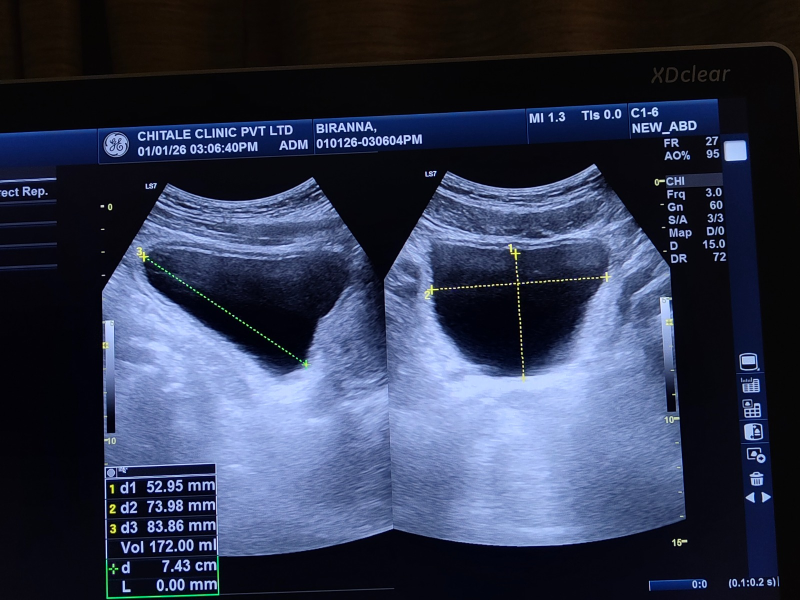
#> input picture image.png, 1600 x 1200 px (shown at 1/2 size)
$ python new.py
#> lines starting #> are read from the running program, lines starting #| are printed output that depends on the picture; after the words box and inside, x2 and y2 are one past the last pixel; in counts of white or black regions, pixels touching at a corner belong together
# =========================================================
# GEOMETRIC BLADDER VOLUME ESTIMATION
# Fully Automatic — tested against GE Logiq / XDclear images
# =========================================================

import cv2
import numpy as np
import pytesseract
import re
import os

# =========================================================
# TESSERACT PATH (Windows only — Linux/Mac: leave as-is)
# =========================================================
tesseract_path = r"C:\Program Files\Tesseract-OCR\tesseract.exe"
if os.path.exists(tesseract_path):
    pytesseract.pytesseract.tesseract_cmd = tesseract_path


# =========================================================
# ROI DETECTION  (unchanged from original)
# =========================================================
def auto_detect_roi(image):
    gray = cv2.cvtColor(image, cv2.COLOR_BGR2GRAY)
    edges = cv2.Canny(gray, 50, 150)
    kernel = np.ones((5, 5), np.uint8)
    edges = cv2.dilate(edges, kernel, iterations=2)
    contours, _ = cv2.findContours(edges, cv2.RETR_EXTERNAL, cv2.CHAIN_APPROX_SIMPLE)
    h, w = gray.shape
    valid = []
    for cnt in contours:
        area = cv2.contourArea(cnt)
        x, y, cw, ch = cv2.boundingRect(cnt)
        if area > 0.01 * h * w and ch > h * 0.35 and cw > w * 0.15:
            valid.append(cnt)
    valid = sorted(valid, key=cv2.contourArea, reverse=True)[:2]
    if len(valid) == 0:
        raise ValueError("ROI detection failed")
    x_min, y_min = 99999, 99999
    x_max, y_max = 0, 0
    for cnt in valid:
        x, y, cw, ch = cv2.boundingRect(cnt)
        x_min = min(x_min, x)
        y_min = min(y_min, y)
        x_max = max(x_max, x + cw)
        y_max = max(y_max, y + ch)
    roi = image[y_min:y_max, x_min:x_max]
    return roi, (x_min, y_min, x_max, y_max)


# =========================================================
# PANEL SPLIT
# FIX: original w//2 assumes equal panel widths — not always true.
# Search for the darkest column only in the central 40–60 % band.
# =========================================================
def split_panels(roi):
    gray = cv2.cvtColor(roi, cv2.COLOR_BGR2GRAY)
    h, w = gray.shape
    search_start = int(w * 0.40)
    search_end   = int(w * 0.60)
    col_sum  = np.sum(gray[:, search_start:search_end], axis=0)
    rel_idx  = int(np.argmin(col_sum))
    split_x  = search_start + rel_idx
    split_x  = max(int(w * 0.30), min(split_x, int(w * 0.70)))  # safety clamp
    left  = roi[:, :split_x]
    right = roi[:, split_x:]
    print(f"[split] x={split_x}  left={left.shape[1]}px  right={right.shape[1]}px")
    return left, right


# =========================================================
# PIXEL SPACING
# FIX: original strip-based tick detection pointed at the wrong
# columns (inside the scan image, not the ruler) and assumed 10 mm
# tick pitch which is wrong for GE mixed 5/10 mm rulers.
#
# NEW approach:
#   Primary  — OCR the "D  14.0" depth label from the right-side
#               info panel, then divide by the panel height in pixels.
#   Fallback — assume 14.0 cm (standard abdominal preset on GE).
# =========================================================
def get_pixel_spacing_auto(image, panel_height_px):
    h_img, w_img = image.shape[:2]

    # The right-side info strip contains "D  14.0"
    info_strip = image[:, int(w_img * 0.85):]
    strip_up   = cv2.resize(info_strip, None, fx=2.0, fy=2.0,
                            interpolation=cv2.INTER_CUBIC)
    strip_gray = cv2.cvtColor(strip_up, cv2.COLOR_BGR2GRAY)

    text = pytesseract.image_to_string(strip_gray, config='--psm 6')

    depth_cm = None
    for match in re.finditer(r'D\s+(\d+\.\d)', text):
        val = float(match.group(1))
        if 5.0 <= val <= 30.0:           # sanity: 5–30 cm is realistic
            depth_cm = val
            break

    if depth_cm is None:
        print("[pixel spacing] OCR failed — using fallback 14.0 cm")
        depth_cm = 14.0
    else:
        print(f"[pixel spacing] OCR depth = {depth_cm} cm")

    depth_mm  = depth_cm * 10.0
    mm_per_px = depth_mm / panel_height_px
    print(f"[pixel spacing] {depth_mm:.0f} mm / {panel_height_px} px = {mm_per_px:.4f} mm/px")
    return mm_per_px


# =========================================================
# BLADDER SEGMENTATION
# FIX: original threshold of 36.5 is too low — only captures the
# deepest blacks and produces a broken contour.
#
# NEW approach:
#   - Try Otsu first (adaptive to image brightness/gain).
#   - Also sweep fixed thresholds 40–80 as fallback.
#   - Filter by size (4–55 % of panel), solidity ≥ 0.55,
#     and reward contours near the panel centre.
# =========================================================
def segment_bladder(panel, label=""):
    gray  = cv2.cvtColor(panel, cv2.COLOR_BGR2GRAY)
    h_img, w_img = gray.shape

    # Ignore outermost 8 % top/bottom and 5 % sides (skin / noise)
    margin_y = int(h_img * 0.08)
    margin_x = int(w_img * 0.05)
    crop = gray[margin_y: h_img - margin_y, margin_x: w_img - margin_x]
    ch, cw = crop.shape

    best_cnt   = None
    best_score = 0

    otsu_val = cv2.threshold(crop, 0, 255,
                              cv2.THRESH_BINARY_INV + cv2.THRESH_OTSU)[0]
    thresh_vals = [otsu_val, 40, 50, 60, 70, 80]

    for tv in thresh_vals:
        blur = cv2.GaussianBlur(crop, (21, 21), 0)
        _, thresh = cv2.threshold(blur, tv, 255, cv2.THRESH_BINARY_INV)

        kernel = cv2.getStructuringElement(cv2.MORPH_ELLIPSE, (15, 15))
        thresh = cv2.morphologyEx(thresh, cv2.MORPH_CLOSE, kernel, iterations=3)
        thresh = cv2.morphologyEx(thresh, cv2.MORPH_OPEN,  kernel, iterations=2)

        contours, _ = cv2.findContours(thresh, cv2.RETR_EXTERNAL,
                                        cv2.CHAIN_APPROX_SIMPLE)
        for cnt in contours:
            area = cv2.contourArea(cnt)
            if not (0.04 * ch * cw < area < 0.55 * ch * cw):
                continue
            if len(cnt) < 5:
                continue
            hull_area = cv2.contourArea(cv2.convexHull(cnt))
            solidity  = area / hull_area if hull_area > 0 else 0
            if solidity < 0.55:
                continue
            bx, by, bw, bh = cv2.boundingRect(cnt)
            aspect     = min(bw, bh) / max(bw, bh) if max(bw, bh) > 0 else 0
            cx_c       = bx + bw / 2
            cy_c       = by + bh / 2
            norm_dist  = (np.sqrt((cx_c - cw / 2) ** 2 +
                                  (cy_c - ch / 2) ** 2) /
                          np.sqrt(cw ** 2 + ch ** 2))
            score = solidity * aspect * area * (1 - 0.5 * norm_dist)
            if score > best_score:
                best_score = score
                cnt_s = cnt.copy()
                cnt_s[:, :, 0] += margin_x
                cnt_s[:, :, 1] += margin_y
                best_cnt = cnt_s

    if best_cnt is None:
        print(f"[{label}] segmentation failed")
        return None

    debug = panel.copy()
    cv2.drawContours(debug, [best_cnt], -1, (0, 255, 0), 2)
    cv2.imshow(f"Segmented {label}", debug)
    cv2.waitKey(1000)
    return best_cnt


# =========================================================
# d1 = MAX VERTICAL DISTANCE  (unchanged)
# =========================================================
def max_vertical_distance(contour):
    pts    = contour[:, 0, :]
    x_vals = pts[:, 0]
    y_vals = pts[:, 1]
    best_dist, best_pair = 0, None
    for x in np.unique(x_vals):
        ys = y_vals[x_vals == x]
        if len(ys) < 2:
            continue
        dist = np.max(ys) - np.min(ys)
        if dist > best_dist:
            best_dist = dist
            best_pair = ((x, int(np.min(ys))), (x, int(np.max(ys))))
    return best_dist, best_pair


# =========================================================
# d2 = MAX HORIZONTAL DISTANCE  (unchanged)
# =========================================================
def max_horizontal_distance(contour):
    pts    = contour[:, 0, :]
    x_vals = pts[:, 0]
    y_vals = pts[:, 1]
    best_dist, best_pair = 0, None
    for y in np.unique(y_vals):
        xs = x_vals[y_vals == y]
        if len(xs) < 2:
            continue
        dist = np.max(xs) - np.min(xs)
        if dist > best_dist:
            best_dist = dist
            best_pair = ((int(np.min(xs)), y), (int(np.max(xs)), y))
    return best_dist, best_pair


# =========================================================
# d3 = ELLIPSE MAJOR AXIS on the right panel
# FIX: original max_diameter on convex hull extends to panel edges
# when the bladder contour touches the boundary, giving a huge
# over-estimate.  fitEllipse is robust to boundary touching.
# =========================================================
def ellipse_major_axis(contour):
    if len(contour) < 5:
        return 0, None
    ellipse = cv2.fitEllipse(contour)
    (cx, cy), (MA, ma), angle = ellipse
    major = max(MA, ma)
    angle_rad = np.deg2rad(angle)
    ux = np.sin(angle_rad) if MA >= ma else np.cos(angle_rad)
    uy = -np.cos(angle_rad) if MA >= ma else np.sin(angle_rad)
    p1 = (int(cx + (major / 2) * ux), int(cy + (major / 2) * uy))
    p2 = (int(cx - (major / 2) * ux), int(cy - (major / 2) * uy))
    return major, (p1, p2)


# =========================================================
# MEASUREMENTS
# =========================================================
def extract_measurements(left, right, left_cnt, right_cnt):
    d1_px, d1_pair = max_vertical_distance(left_cnt)
    d2_px, d2_pair = max_horizontal_distance(left_cnt)
    d3_px, d3_pair = ellipse_major_axis(right_cnt)

    debug_left = left.copy()
    cv2.drawContours(debug_left, [left_cnt], -1, (0, 255, 0), 2)
    if d1_pair:
        cv2.line(debug_left, d1_pair[0], d1_pair[1], (255, 0, 0), 2)
    if d2_pair:
        cv2.line(debug_left, d2_pair[0], d2_pair[1], (0, 0, 255), 2)

    debug_right = right.copy()
    cv2.drawContours(debug_right, [right_cnt], -1, (0, 255, 0), 2)
    if d3_pair:
        cv2.line(debug_right, d3_pair[0], d3_pair[1], (255, 255, 0), 2)

    cv2.imshow("Left Measurements",  debug_left)
    cv2.imshow("Right Measurements", debug_right)
    cv2.waitKey(1000)

    print("\n[PIXEL DIMENSIONS]")
    print(f"  d1 (Vertical):       {d1_px:.1f} px")
    print(f"  d2 (Horizontal):     {d2_px:.1f} px")
    print(f"  d3 (Ellipse major):  {d3_px:.1f} px")

    return d1_px, d2_px, d3_px


# =========================================================
# PROCESS IMAGE
# =========================================================
def process_image(image):
    roi, (x1, y1, x2, y2) = auto_detect_roi(image)

    vis = image.copy()
    cv2.rectangle(vis, (x1, y1), (x2, y2), (0, 255, 0), 2)
    cv2.imshow("ROI", vis)
    cv2.waitKey(800)

    left, right = split_panels(roi)

    cv2.imshow("Left Scan",  left)
    cv2.waitKey(600)
    cv2.imshow("Right Scan", right)
    cv2.waitKey(600)

    left_cnt  = segment_bladder(left,  "LEFT")
    right_cnt = segment_bladder(right, "RIGHT")

    if left_cnt is None or right_cnt is None:
        raise ValueError("Bladder segmentation failed")

    d1_px, d2_px, d3_px = extract_measurements(left, right, left_cnt, right_cnt)

    panel_height_px = left.shape[0]
    return d1_px, d2_px, d3_px, panel_height_px


# =========================================================
# VOLUME  (unchanged)
# =========================================================
# [13 lines left out: function compute_volume, not called in this run]


# =========================================================
# MAIN
# =========================================================
if __name__ == "__main__":
    image_path = r"image.png"

    image = cv2.imread(image_path)
#> image is the input picture: shape (1200, 1600, 3); mean B, G, R 79.4, 55.6, 48.4
    if image is None:
        raise ValueError(f"Image not found: {image_path}")

    d1_px, d2_px, d3_px, panel_height_px = process_image(image)
#> in auto_detect_roi, `edges = cv2.dilate(edges, kernel, iterations=2)`:
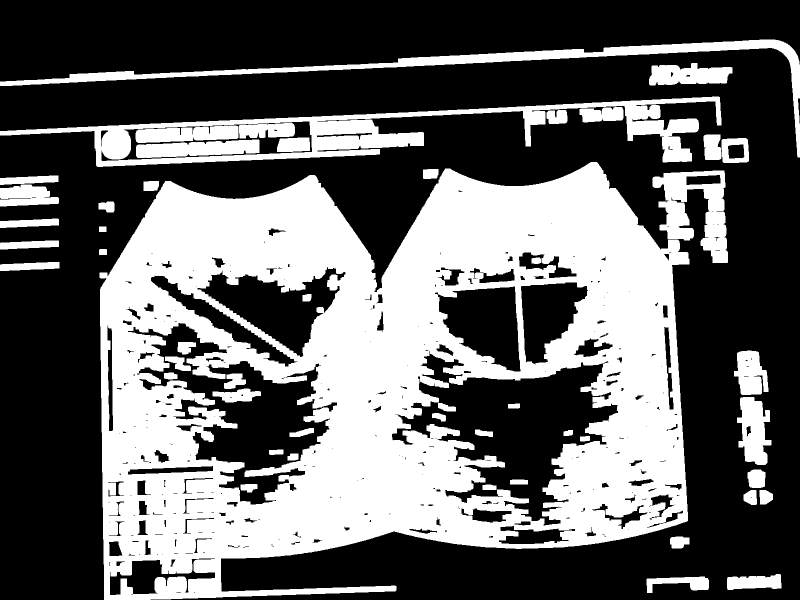
#> edges: shape (1200, 1600) (shown at 1/2 size); 39.1% white; 49 white regions
#> in auto_detect_roi, `contours, _ = cv2.findContours(edges, cv2.RETR_EXTERNAL, cv2.CHAIN_APP..`: contours = 27 contours; largest, box (x1, y1, x2, y2) and area: (199, 324, 1379, 1200) 818274, (0, 193, 1443, 334) 64582, (0, 79, 1600, 315) 23012, (1305, 341, 1456, 526) 14588, (1474, 794, 1543, 930) 6073
#> the loop in auto_detect_roi, `for cnt in contours:` made 27 passes
#> (area, x, y, cw, ch) on passes 1 to 8: (2008, 1293, 1153, 125, 33), (2536.5, 1454, 1148, 109, 32), (717, 1340, 1073, 39, 24), (592, 1519, 980, 27, 29), (601.5, 1487, 980, 27, 30), (1108.5, 1495, 939, 36, 37), (6073, 1474, 794, 69, 136), (4244.5, 1468, 701, 69, 89)
#> after the loop in auto_detect_roi, `for cnt in contours:`: valid = 1 contour; box (x1, y1, x2, y2) and area: (199, 324, 1379, 1200) 818274
#> the loop in auto_detect_roi, `for cnt in valid:` made 1 pass
#> (x, y, cw, ch, x_min, y_min, x_max, y_max) on pass 1: (199, 324, 1180, 876, 199, 324, 1379, 1200)
#> in process_image, `roi, (x1, y1, x2, y2) = auto_detect_roi(image)`: x1 = 199; y1 = 324; x2 = 1379; y2 = 1200
#> in split_panels, `col_sum  = np.sum(gray[:, search_start:search_end], axis=0)`: col_sum = 236 values, max 102855 at index 180, min 44782 at index 96, mean 74108.5
#> in split_panels, `rel_idx  = int(np.argmin(col_sum))`: rel_idx = 96
#> in split_panels, `split_x  = search_start + rel_idx`: split_x = 568
#| [split] x=568  left=568px  right=612px
#> in segment_bladder, `otsu_val = cv2.threshold(crop, 0, 255, cv2.THRESH_BINARY_INV + cv2.THR..`: otsu_val = 87
#> in segment_bladder, `thresh_vals = [otsu_val, 40, 50, 60, 70, 80]`: thresh_vals = [87, 40, 50, 60, 70, 80]
#> the loop in segment_bladder, `for tv in thresh_vals:` made 6 passes
#> tv on passes 1 to 6: 87, 40, 50, 60, 70, 80
#> after the loop in segment_bladder, `for tv in thresh_vals:`:
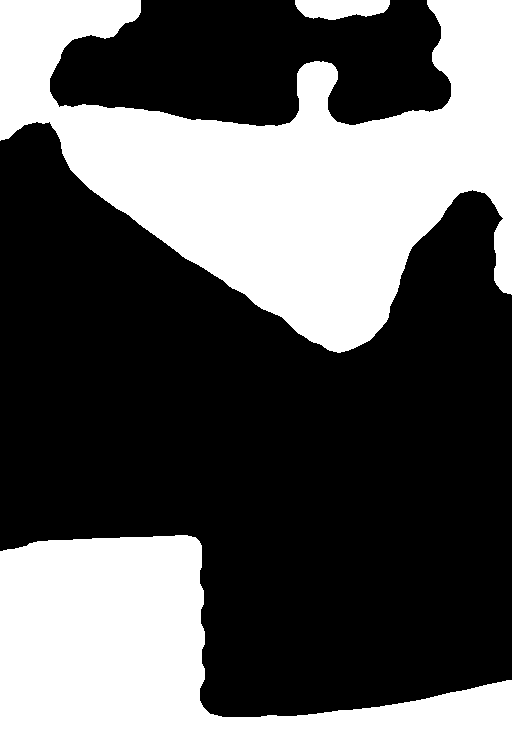
#> thresh: shape (736, 512); 36.7% white; 3 white regions, box (x1, y1, x2, y2) and area: (0, 0, 512, 353) 87589, (0, 535, 512, 736) 49350, (295, 0, 390, 20) 1499
#> after the loop in segment_bladder, `for tv in thresh_vals:`: best_cnt = contour of 648 points, box (x1, y1, x2, y2) (28, 70, 540, 424), area 92580; best_score = 37447.1; cnt_s has the same summary as best_cnt
#> in segment_bladder, `cv2.drawContours(debug, [best_cnt], -1, (0, 255, 0), 2)`:
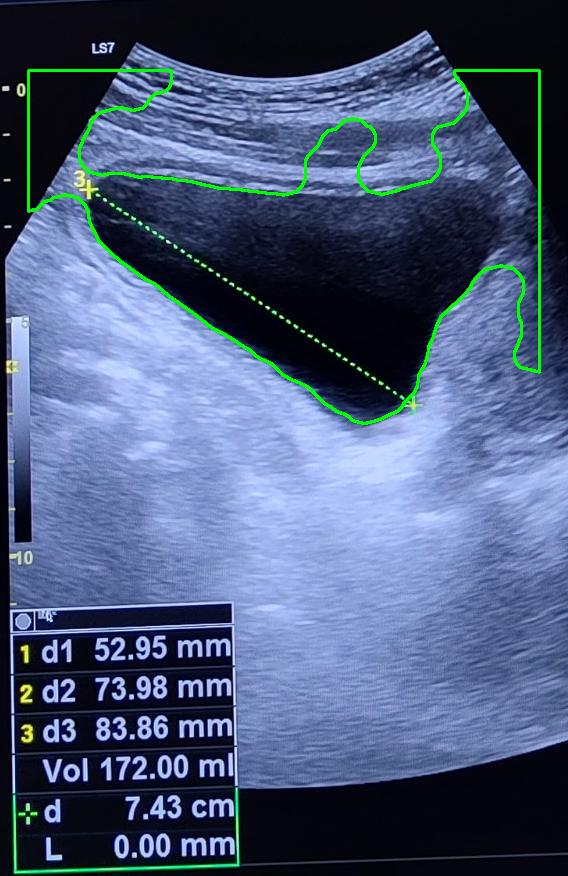
#> debug: shape (876, 568, 3); mean B, G, R 121.5, 90, 73.9
#> in process_image, `left_cnt  = segment_bladder(left,  "LEFT")`: left_cnt has the same summary as best_cnt in segment_bladder
#> call 2 of segment_bladder, with label = 'RIGHT'
#> in segment_bladder (call 2), `crop = gray[margin_y: h_img - margin_y, margin_x: w_img - margin_x]`:
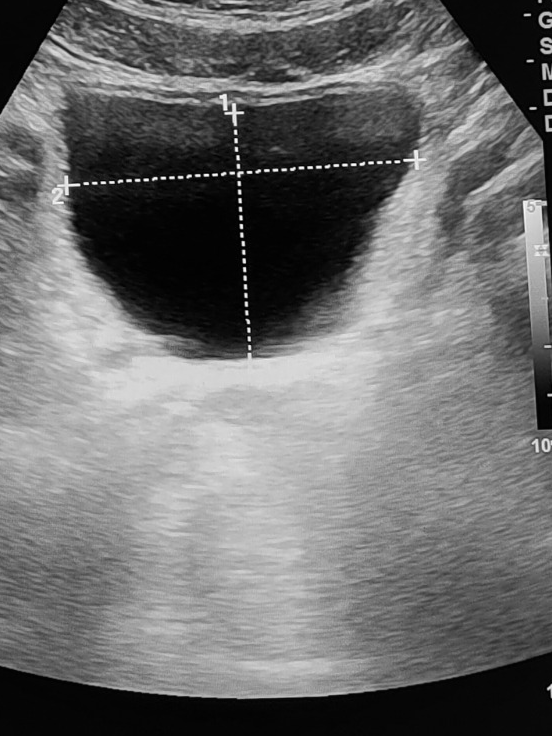
#> crop: shape (736, 552); min 0, max 253, mean 109.7
#> in segment_bladder (call 2), `otsu_val = cv2.threshold(crop, 0, 255, cv2.THRESH_BINARY_INV + cv2.THR..`: otsu_val = 94
#> in segment_bladder (call 2), `thresh_vals = [otsu_val, 40, 50, 60, 70, 80]`: thresh_vals = [94, 40, 50, 60, 70, 80]
#> the loop in segment_bladder (call 2), `for tv in thresh_vals:` made 6 passes
#> after the loop in segment_bladder (call 2), `for tv in thresh_vals:`:
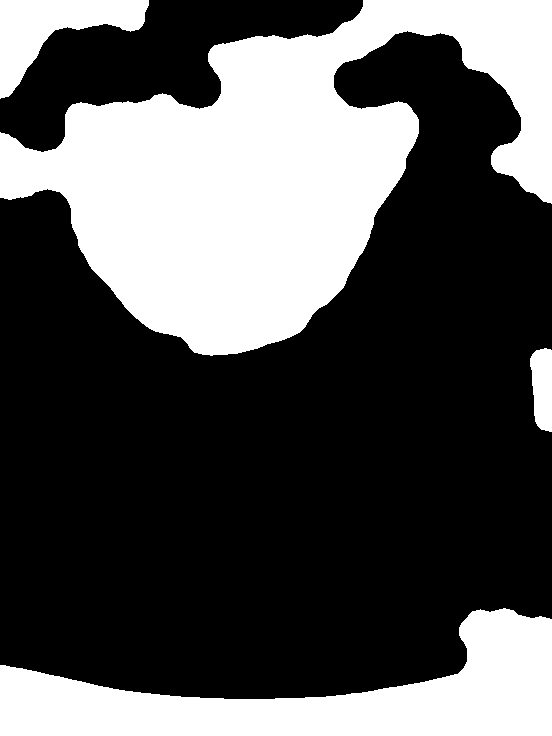
#> thresh: shape (736, 552); 33.8% white; 4 white regions, box (x1, y1, x2, y2) and area: (0, 0, 552, 356) 96489, (0, 608, 552, 736) 32916, (0, 0, 149, 99) 6318, (530, 348, 552, 432) 1520
#> after the loop in segment_bladder (call 2), `for tv in thresh_vals:`: best_cnt = contour of 738 points, box (x1, y1, x2, y2) (30, 70, 582, 427), area 126814; best_score = 57246.9; cnt_s has the same summary as best_cnt
#> in process_image, `right_cnt = segment_bladder(right, "RIGHT")`: right_cnt has the same summary as best_cnt in segment_bladder
#> in max_vertical_distance, `pts    = contour[:, 0, :]`: pts = 648 pairs, first value 28 to 539, second value 70 to 423
#> in max_vertical_distance, `x_vals = pts[:, 0]`: x_vals = 648 values, max 539 at index 357, min 28 at index 0, mean 299.5
#> in max_vertical_distance, `y_vals = pts[:, 1]`: y_vals = 648 values, max 423 at index 195, min 70 at index 0, mean 245.6
#> the loop in max_vertical_distance, `for x in np.unique(x_vals):` made 370 passes
#> (x, ys, dist, best_dist, best_pair) on pass 1: (28, [70, 211], 141, 141, ((28, 70), (28, 211)))
#> after the loop in max_vertical_distance, `for x in np.unique(x_vals):`: best_dist = 302
#> in extract_measurements, `d1_px, d1_pair = max_vertical_distance(left_cnt)`: d1_pair = ((352, 118), (352, 420))
#> the loop in max_horizontal_distance, `for y in np.unique(y_vals):` made 263 passes
#> (y, xs, dist, best_dist, best_pair) on pass 1: (70, [28, 539, 454, 171], 511, 511, ((28, 70), (539, 70)))
#> after the loop in max_horizontal_distance, `for y in np.unique(y_vals):`: best_dist = 511
#> in extract_measurements, `d2_px, d2_pair = max_horizontal_distance(left_cnt)`: d2_pair = ((28, 70), (539, 70))
#> in ellipse_major_axis, `ellipse = cv2.fitEllipse(contour)`: ellipse = ((280.1, 237.8), (336.4, 470.4), 90.24)
#> in ellipse_major_axis, `(cx, cy), (MA, ma), angle = ellipse`: cx = 280.1; cy = 237.8; MA = 336.4; ma = 470.4; angle = 90.24
#> in ellipse_major_axis, `major = max(MA, ma)`: major = 470.4
#> in ellipse_major_axis, `angle_rad = np.deg2rad(angle)`: angle_rad = 1.58
#> in ellipse_major_axis, `ux = np.sin(angle_rad) if MA >= ma else np.cos(angle_rad)`: ux = -0.00423
#> in ellipse_major_axis, `uy = -np.cos(angle_rad) if MA >= ma else np.sin(angle_rad)`: uy = 1
#> in ellipse_major_axis, `p1 = (int(cx + (major / 2) * ux), int(cy + (major / 2) * uy))`: p1 = (279, 472)
#> in ellipse_major_axis, `p2 = (int(cx - (major / 2) * ux), int(cy - (major / 2) * uy))`: p2 = (281, 2)
#> in extract_measurements, `d3_px, d3_pair = ellipse_major_axis(right_cnt)`: d3_px = 470.4; d3_pair = ((279, 472), (281, 2))
#> in extract_measurements, `cv2.line(debug_right, d3_pair[0], d3_pair[1], (255, 255, 0), 2)`:
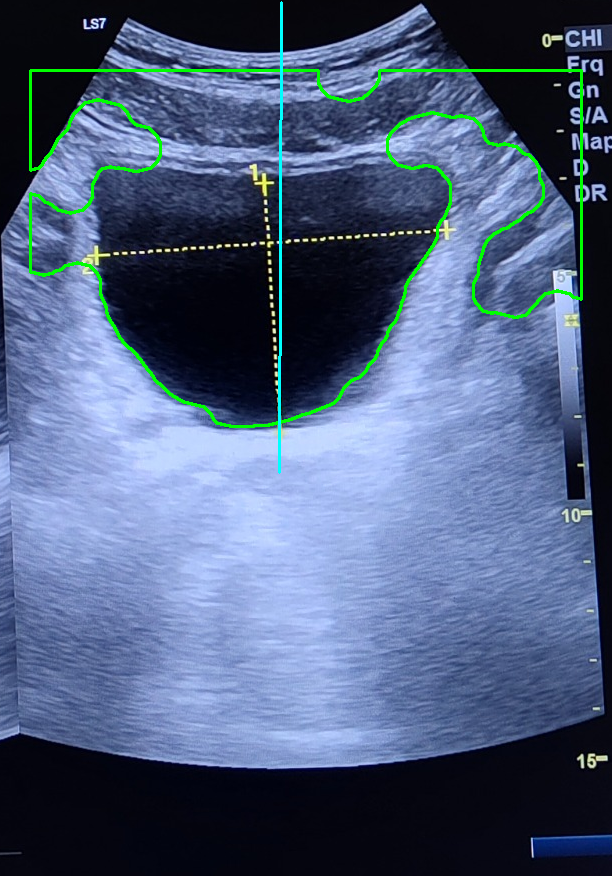
#> debug_right: shape (876, 612, 3); mean B, G, R 124.9, 94.5, 77.5
#|   d1 (Vertical):       302.0 px
#|   d2 (Horizontal):     511.0 px
#|   d3 (Ellipse major):  470.4 px
#> in process_image, `d1_px, d2_px, d3_px = extract_measurements(left, right, left_cnt, righ..`: d1_px = 302; d2_px = 511; d3_px = 470.4
#> d1_px = 302; d2_px = 511; d3_px = 470.4; panel_height_px = 876

    pixel_spacing = get_pixel_spacing_auto(image, panel_height_px)
#> in get_pixel_spacing_auto, `strip_gray = cv2.cvtColor(strip_up, cv2.COLOR_BGR2GRAY)`:
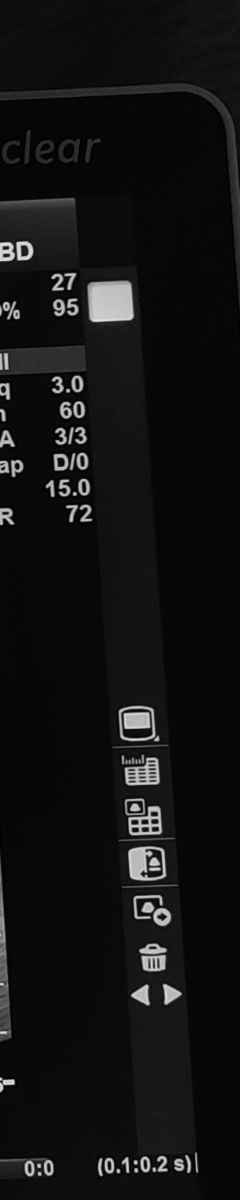
#> strip_gray: shape (2400, 480) (shown at 1/2 size); min 0, max 241, mean 18.4
#> (the run stopped early here; a loop or call above may not have finished)
